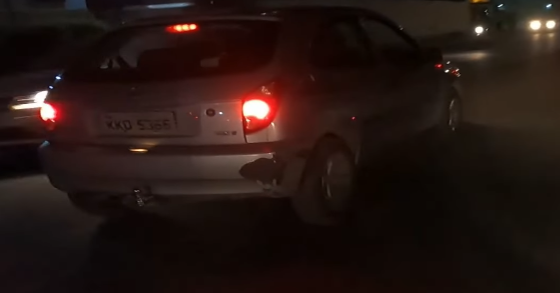
#> input picture resource/imga.jpg, 560 x 293 px
$ python teste1.py   (older library calls are emulated)
#> lines starting #> are read from the running program, lines starting #| are printed output that depends on the picture
import cv2
import numpy as np
from matplotlib import pyplot as plt

# loading image
#img0 = cv2.imread('SanFrancisco.jpg',)
img0 = cv2.imread('resource/imga.jpg',)
#> img0 is the input picture: shape (293, 560, 3); mean B, G, R 18.2, 22.3, 37.3

# converting to gray scale
gray = cv2.cvtColor(img0, cv2.COLOR_BGR2GRAY)
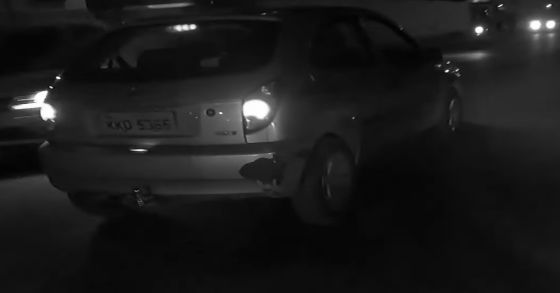
#> gray: shape (293, 560); min 3, max 255, mean 26.3

# remove noise
img = cv2.GaussianBlur(gray,(3,3),0)

# convolute with proper kernels
laplacian = cv2.Laplacian(img,cv2.CV_64F)
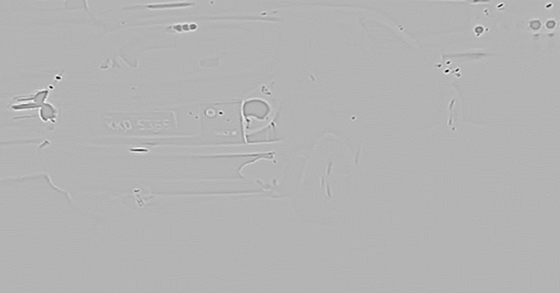
#> laplacian: shape (293, 560) float64; min -147, max 61, mean 0; drawn with min black and max white
sobelx = cv2.Sobel(img,cv2.CV_64F,1,0,ksize=5)  # x
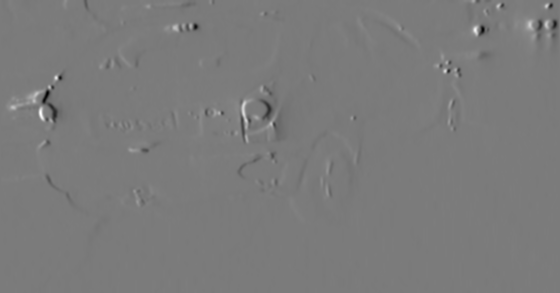
#> sobelx: shape (293, 560) float64; min -6558, max 7015, mean 3.3; drawn with min black and max white
sobely = cv2.Sobel(img,cv2.CV_64F,0,1,ksize=5)  # y
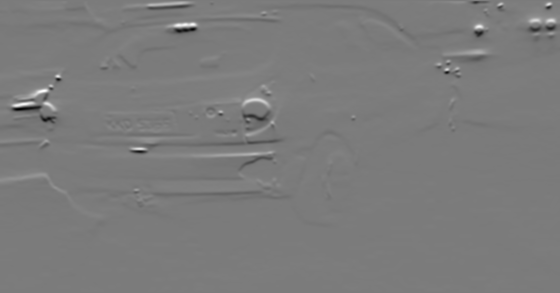
#> sobely: shape (293, 560) float64; min -7219, max 7632, mean -6.3; drawn with min black and max white

plt.subplot(2,2,1),plt.imshow(img,cmap = 'gray')
plt.title('Original'), plt.xticks([]), plt.yticks([])

plt.subplot(2,2,2),plt.imshow(laplacian,cmap = 'gray')
plt.title('Laplacian'), plt.xticks([]), plt.yticks([])

plt.subplot(2,2,3),plt.imshow(sobelx,cmap = 'gray')
plt.title('Sobel X'), plt.xticks([]), plt.yticks([])

plt.subplot(2,2,4),plt.imshow(sobely,cmap = 'gray')
plt.title('Sobel Y'), plt.xticks([]), plt.yticks([])


plt.show()
